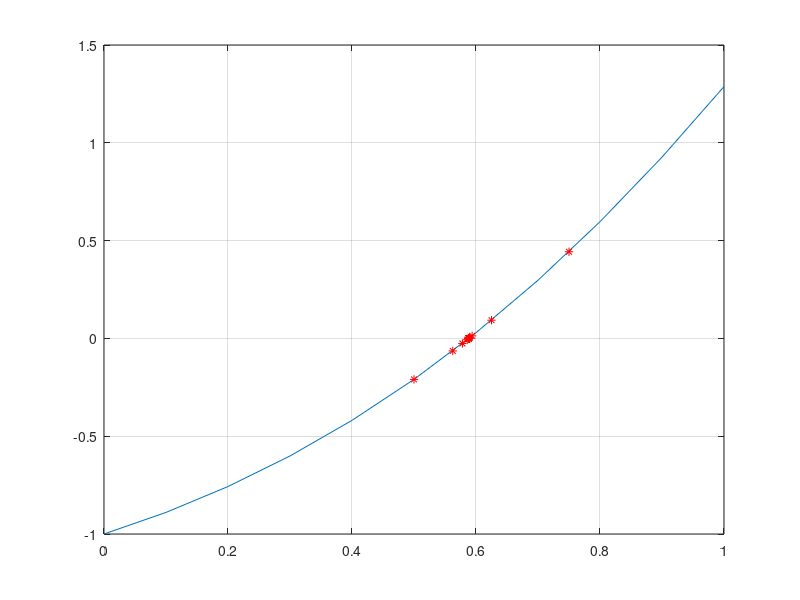

MATLAB code to generate this figure:
function bissecao #deve ter o mesmo nome do arquivo.m
	clear
	clc

	a = 0;
	b = 1;
	erro = 10 ^ (-8);
	ciclos = 0;

	x = [a:0.1:b]; % gera vetor de pontos que particionam o intervalo [a,b] em um passo de 0.1
	y = f(x); % gera vetor y, com os resultados da função no ponto correspondente de x
	plot(x,y) %plota o grafico com os eixos passados
	grid %habilita linhas de grid
	hold on %plota gráfico na mesma janela gráfica
		
	if f(a) * f(b) > 0
		disp("Intervalo inválido para o método")
	else
		do
			xm = (a + b) / 2;
			ciclos++;

			if (f(a) * f(xm) < 0)
				b = xm;
			elseif (f(a) * f(xm) > 0)
				a = xm;
			endif

			valor = f(xm)
			plot(xm, valor, 'r*')
			hold on
			pause
		until (abs(f(xm)) < erro)
	endif

	xm
	f(xm)
	ciclos
endfunction;

function y = f(x)
	y = exp(x) .* sin(x) - 1; %. antes do operador informa que esse operador pode ser usado em vetores
endfunction
